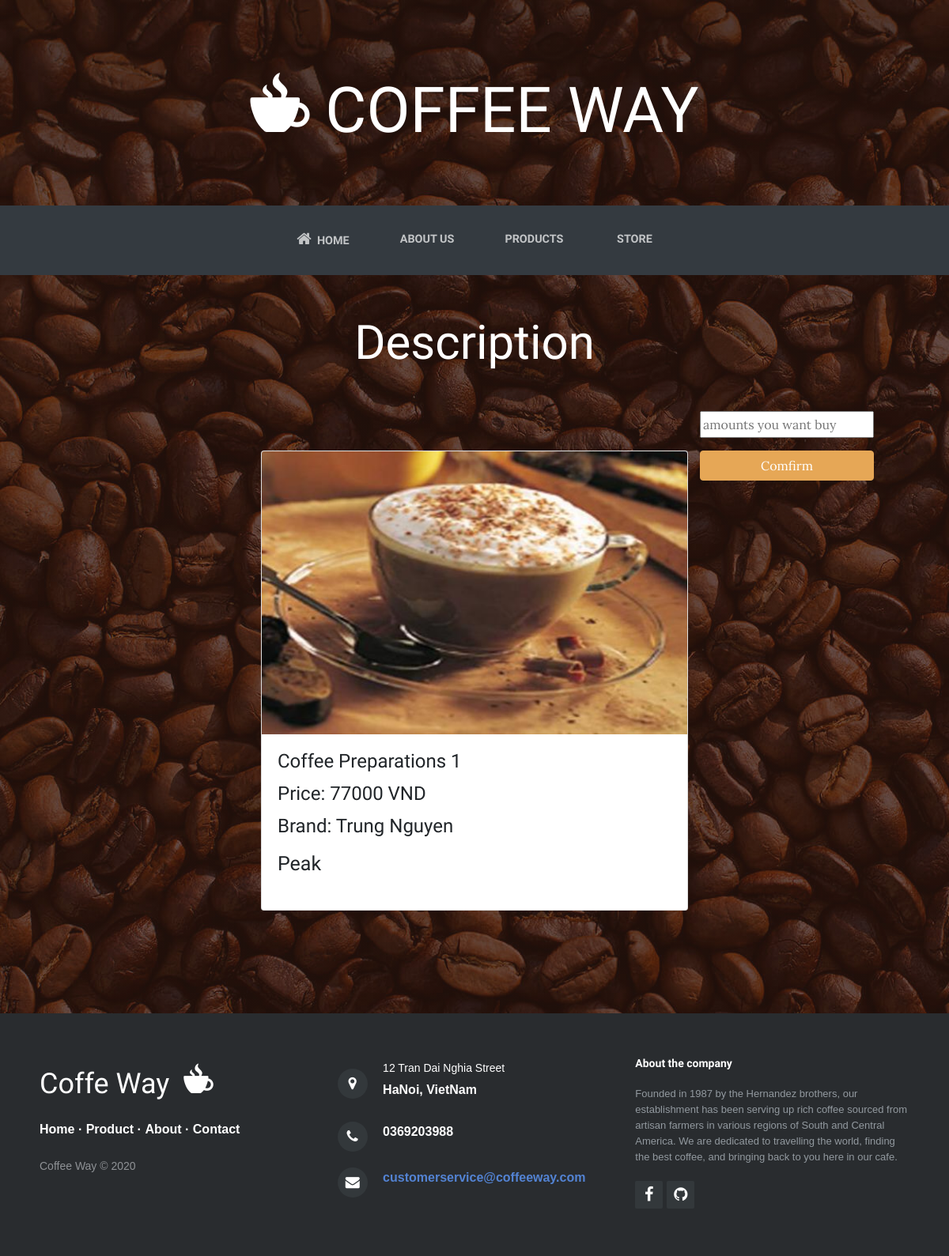
Screenshot of /productDescription?ID=RW5 with the database file from the repository.
### app.py (models this page shows)
class Products(db.Model):
    __tablename__ = 'products'
    ID = db.Column(db.String(100), primary_key=True)
    name = db.Column(db.String(100))
    price = db.Column(db.Integer)
    description = db.Column(db.String(1000))
    linkimg=db.Column(db.String(100))
    category=db.Column(db.String(100))
    amount=db.Column(db.Integer)
    brand=db.Column(db.String(100))

### app.py (the view, shortened to what this page needs)
@app.route('/productDescription', methods=['GET','POST'])
def productDescription():
    ID=request.args.get('ID')
    print("IDDĐ", ID)
    product = Products.query.filter_by(ID=ID).first()
    if request.method=='GET':
        session['ID']=ID
        return render_template("productDescription.html",product=product,user=current_user.get_id())

### templates/productDescription.html (shortened to what this page needs)
{% extends "base.html" %}
{% block content %}
<h1 class="text-center text-white d-none d-lg-block site-heading"><span class="site-heading-lower"><i
            class="icon ion-coffee" style="font-size: 100px;"></i>&nbsp;coffee way</span></h1>
<nav class="navbar navbar-light navbar-expand-lg bg-dark py-lg-4" id="mainNav" style="margin-bottom: 50px;">
    <div class="container">
        <div class="collapse navbar-collapse" id="navbarResponsive">
            <ul class="nav navbar-nav mx-auto">
                <li class="nav-item" role="presentation"><a class="nav-link" href="/"><i class="fa fa-home"
                            style="font-size: 20px;"></i>&nbsp; Home</a></li>
                <li class="nav-item" role="presentation"><a class="nav-link" href="/about"
                        style="color: rgba(255,255,255,0.7);">About us</a></li>
                <li class="nav-item" role="presentation"><a class="nav-link" href="/products">Products</a></li>
                <li class="nav-item" role="presentation"><a class="nav-link" href="/store">&nbsp;Store</a></li>
            </ul>
        </div>
    </div>
</nav>
<h1 style="color: #ffffff;font-family: Cookie, cursive;font-size: 60px;text-align: center;margin-bottom: 50px;">
    Description</h1>
<section>
    <div>
        <div class="container">
            <div class="row" style="padding-bottom: 30px;">
                <div class="col-sm-12 col-md-6 offset-md-3" style="margin-top: 50px;margin-bottom: 20px;">
                    <div class="card"><img class="card-img-top w-100 d-block" src="{{product.linkimg}}"" />
                            <div class=" card-body">
                        <h4 class="card-title">{{product.name}}<br /></h4>
                        <h4 class="card-title">Price: {{product.price}} VND</h4>
                        <h4 class="card-title">Brand: {{product.brand}}</h4>
                        <p style="font-size: 25px;font-family: Raleway">{{product.description}}</p>
                    </div>
                </div>
            </div>
            <form action="/productDescription" method="POST">
                <p><input type="text" name="number" placeholder="amounts you want buy"></p>
                <button class="btn btn-primary btn-block" type="submit">Comfirm</button>
            </form>
        </div>
    </div>
    </div>
</section>
{% endblock %}

### rows the page displays
Products: linkimg (picture), name "Coffee Preparations 1", price "77000", brand "Trung Nguyen", description "Peak"
